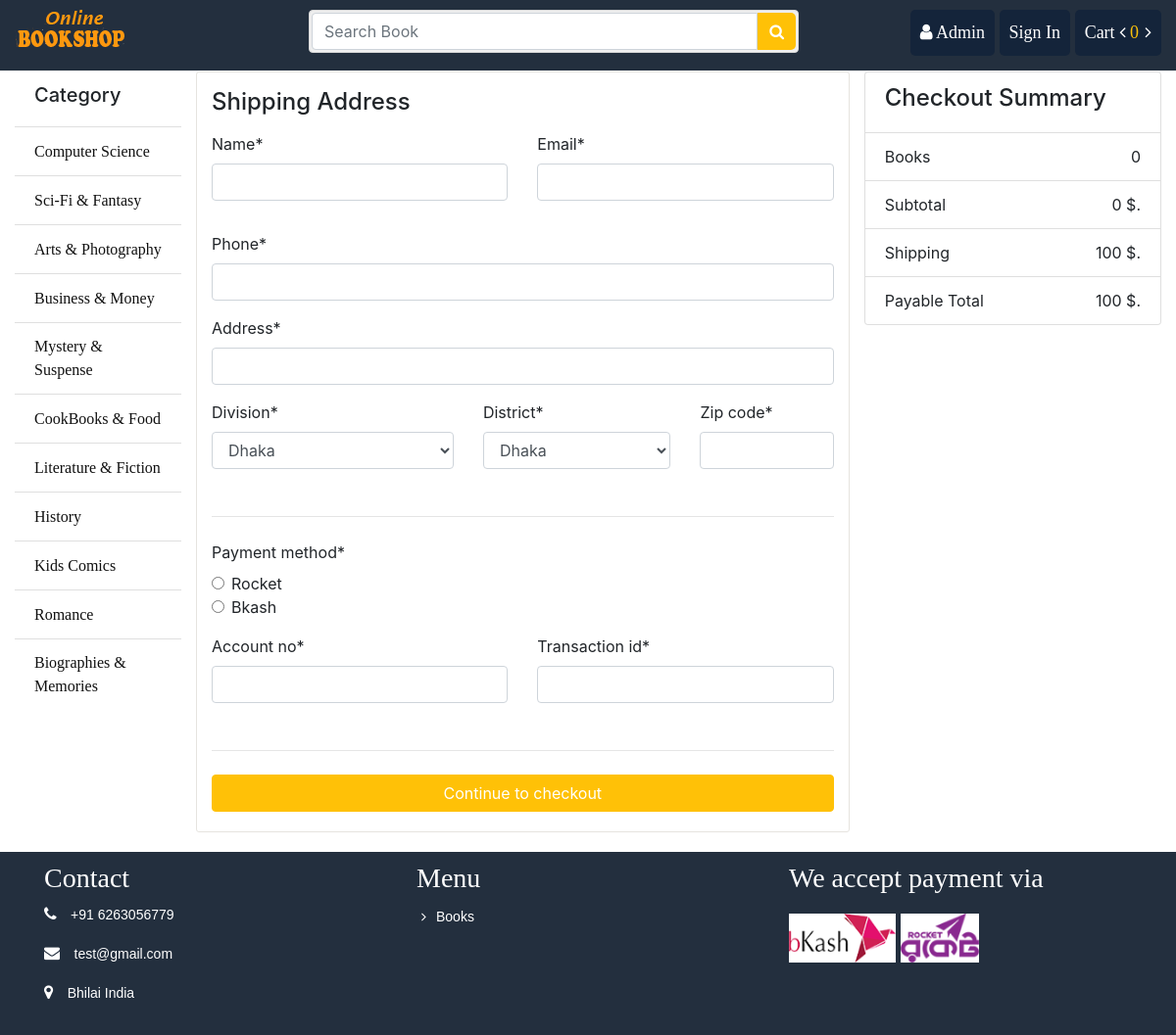
The page /order/ on the database its author committed.
### store/models.py (models this page shows, shortened)
class Category(models.Model):
	name = models.CharField(max_length = 100)
	slug = models.SlugField(max_length = 150, unique=True ,db_index=True)
	icon = models.FileField(upload_to = "category/")
	create_at = models.DateTimeField(auto_now_add = True)
	updated_at = models.DateTimeField(auto_now_add = True)

### order/views.py (the view)
def orders_view(request):
    form = OrderCreateForm()
    return render(
        request,
        'order/order.html',
        {
            'form': form
        }
    )

### order/forms.py
class OrderCreateForm(forms.ModelForm):
	DIVISION_CHOICES = (
		('Dhaka', 'Dhaka'),
		('Chattagram', 'Chattagram'),
		('Rajshahi', 'Rajshahi '),
	)
	DISCRICT_CHOICES = (
		('Dhaka', 'Dhaka'),
		('Gazipur', 'Gazipur'),
		('Narayanganj', 'Narayanganj'),
	)
	PAYMENT_METHOD_CHOICES = (
		('Rocket', 'Rocket'),
		('Bkash','Bkash')
	)
	division = forms.ChoiceField(choices=DIVISION_CHOICES)
	district =  forms.ChoiceField(choices=DISCRICT_CHOICES)
	payment_method = forms.ChoiceField(choices=PAYMENT_METHOD_CHOICES, widget=forms.RadioSelect())
	class Meta:
		model = Order
		fields = ['name', 'email', 'phone', 'address', 'division', 'district', 'zip_code', 'payment_method', 'account_no', 'transaction_id']

### cart/cart.py (called while the page is built)
    def __len__(self):
        return sum(item['quantity'] for item in self.cart.values())

    def get_total_price(self):
        return sum(Decimal(item['price']) * item['quantity'] for item in self.cart.values())

### store/context_processors.py (called while the page is built)
def sidebar(request):
	categories = Category.objects.all()
	context = {
		"cat":categories
	}
	return context

def cart(request):
	cart = Cart(request)
	context = {
		"cart": cart
	}
	return context

### store/templatetags/customfunction.py (called while the page is built)
@register.filter(name='shipping')
def shipping(value):
	return shippingConst

@register.filter(name='payabletotal')
def  payabletotal(value):
	return value+shippingConst

### order/templates/order/order.html (shortened to what this page needs)
{% extends 'store/base.html' %}
{% load static %}
{% load customfunction %}
{% load crispy_forms_tags %}
{% block container %}
			<div class="row">
			    <div class="col-md-8 order-md-1 cart_info">
			        <h4 class="mb-3 mt-3">Shipping Address</h4>
			        <form action="" method="POST" class="needs-validation" novalidate="">
			            <div class="row">
			                <div class="col-md-6 mb-3">
			                    {{ form.name|as_crispy_field }}
			                </div>
			                <div class="col-md-6 mb-3">
			                   	{{ form.email|as_crispy_field }}
			                </div>
			            </div>
	           			<div class="mb-3">
			                {{ form.phone|as_crispy_field }}
			            </div>
			            <div class="mb-3">
			                {{ form.address|as_crispy_field }}
			            </div>
			            <div class="row">
			                <div class="col-md-5 mb-3">
								{{ form.division|as_crispy_field }}
			                </div>
			                <div class="col-md-4 mb-3">
								{{ form.district|as_crispy_field }}
			                </div>
			                <div class="col-md-3 mb-3">
			                	{{ form.zip_code|as_crispy_field }}
			                </div>
			            </div>
			            <hr class="mb-4">
			            <div class="d-block my-3">
							{{ form.payment_method|as_crispy_field }}
			            </div>
			            <div class="row">
			                <div class="col-md-6 mb-3">
			                    {{ form.account_no|as_crispy_field }}
			                </div>
			                <div class="col-md-6 mb-3">
			                    {{ form.transaction_id|as_crispy_field }}
			                </div>
			            </div>
			            <hr class="mb-4">
			            <button class="btn btn-warning btn-block" type="submit" style="margin-bottom: 20px">Continue to checkout</button>
			        </form>
			    </div>
			    <div class="col-md-4 order-md-2 mb-4">
					<ul class="list-group">
						<li class="list-group-item d-flex justify-content-between align-items-center"><h4>Checkout Summary</h4></li>
						<li class="list-group-item d-flex justify-content-between align-items-center">Books<span>{{ cart|length }}</span></li>
						<li class="list-group-item d-flex justify-content-between align-items-center">Subtotal<span>{{ cart.get_total_price }} $.</span></li>
						<li class="list-group-item d-flex justify-content-between align-items-center">Shipping<span>{{ cost|shipping }} $.</span></li>
						<li class="list-group-item d-flex justify-content-between align-items-center">Payable Total<span>{{ cart.get_total_price|payabletotal}} $.</span></li>
					</ul>
			    </div>
			</div>
		{% endblock %}

### store/templates/store/bin/sidebar.html
			<ul class="list-group list-group-flush">
				<li class="list-group-item"><h5>Category</h5></li>
				{% for p in cat %}
				<li class="list-group-item"><a href="{% url 'store:category' id=p.id %}">{{p.name}}</a></li>
				{% endfor %}
			</ul>

### store/static/css/style.css (style rules this page uses)
.titleheader > h3, a { font-family: "Times New Roman", Times, serif; display: inline-block; }
ul li { list-style: none; }
.list-group li a { color: #111; }
.btn-warning, .btn-warning:hover { color: #fff; }
.cart_info { border: 1px solid #E6E4DF; border-radius: 3px; margin-bottom: 20px; }

### rows shown on the page
Category: name "Computer Science"
Category: name "Sci-Fi & Fantasy"
Category: name "Arts & Photography"
Category: name "Business & Money"
Category: name "Mystery & Suspense"
Category: name "CookBooks & Food"
Category: name "Literature & Fiction"
Category: name "History"
Category: name "Kids Comics"
Category: name "Romance"
Category: name "Biographies & Memories"

### other values the page prints
{{ cart|length }} "0"
{{ cart.get_total_price }} "0"
{{ cost|shipping }} "100"
{{ cart.get_total_price|payabletotal }} "100"
